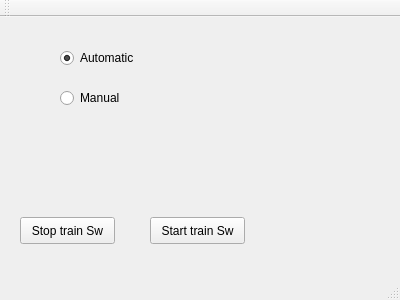
<?xml version="1.0" encoding="UTF-8"?>
<ui version="4.0">
 <class>TrainControls</class>
 <widget class="QMainWindow" name="TrainControls">
  <property name="geometry">
   <rect>
    <x>0</x>
    <y>0</y>
    <width>400</width>
    <height>300</height>
   </rect>
  </property>
  <property name="windowTitle">
   <string>TrainControls</string>
  </property>
  <widget class="QWidget" name="centralWidget">
   <widget class="QRadioButton" name="Automatic">
    <property name="geometry">
     <rect>
      <x>60</x>
      <y>30</y>
      <width>115</width>
      <height>22</height>
     </rect>
    </property>
    <property name="text">
     <string>Automatic</string>
    </property>
    <property name="checked">
     <bool>true</bool>
    </property>
    <property name="autoExclusive">
     <bool>true</bool>
    </property>
   </widget>
   <widget class="QRadioButton" name="Manual">
    <property name="geometry">
     <rect>
      <x>60</x>
      <y>70</y>
      <width>115</width>
      <height>22</height>
     </rect>
    </property>
    <property name="text">
     <string>Manual</string>
    </property>
    <property name="autoExclusive">
     <bool>true</bool>
    </property>
   </widget>
   <widget class="QPushButton" name="PBStopTrainSw">
    <property name="geometry">
     <rect>
      <x>20</x>
      <y>200</y>
      <width>95</width>
      <height>27</height>
     </rect>
    </property>
    <property name="text">
     <string>Stop train Sw</string>
    </property>
   </widget>
   <widget class="QPushButton" name="PBStartTrainSw">
    <property name="geometry">
     <rect>
      <x>150</x>
      <y>200</y>
      <width>95</width>
      <height>27</height>
     </rect>
    </property>
    <property name="text">
     <string>Start train Sw</string>
    </property>
   </widget>
  </widget>
  <widget class="QMenuBar" name="menuBar">
   <property name="enabled">
    <bool>true</bool>
   </property>
   <property name="geometry">
    <rect>
     <x>0</x>
     <y>0</y>
     <width>400</width>
     <height>25</height>
    </rect>
   </property>
  </widget>
  <widget class="QToolBar" name="mainToolBar">
   <property name="enabled">
    <bool>true</bool>
   </property>
   <attribute name="toolBarArea">
    <enum>TopToolBarArea</enum>
   </attribute>
   <attribute name="toolBarBreak">
    <bool>false</bool>
   </attribute>
  </widget>
  <widget class="QStatusBar" name="statusBar">
   <property name="enabled">
    <bool>true</bool>
   </property>
  </widget>
 </widget>
 <layoutdefault spacing="6" margin="11"/>
 <resources/>
 <connections/>
</ui>
